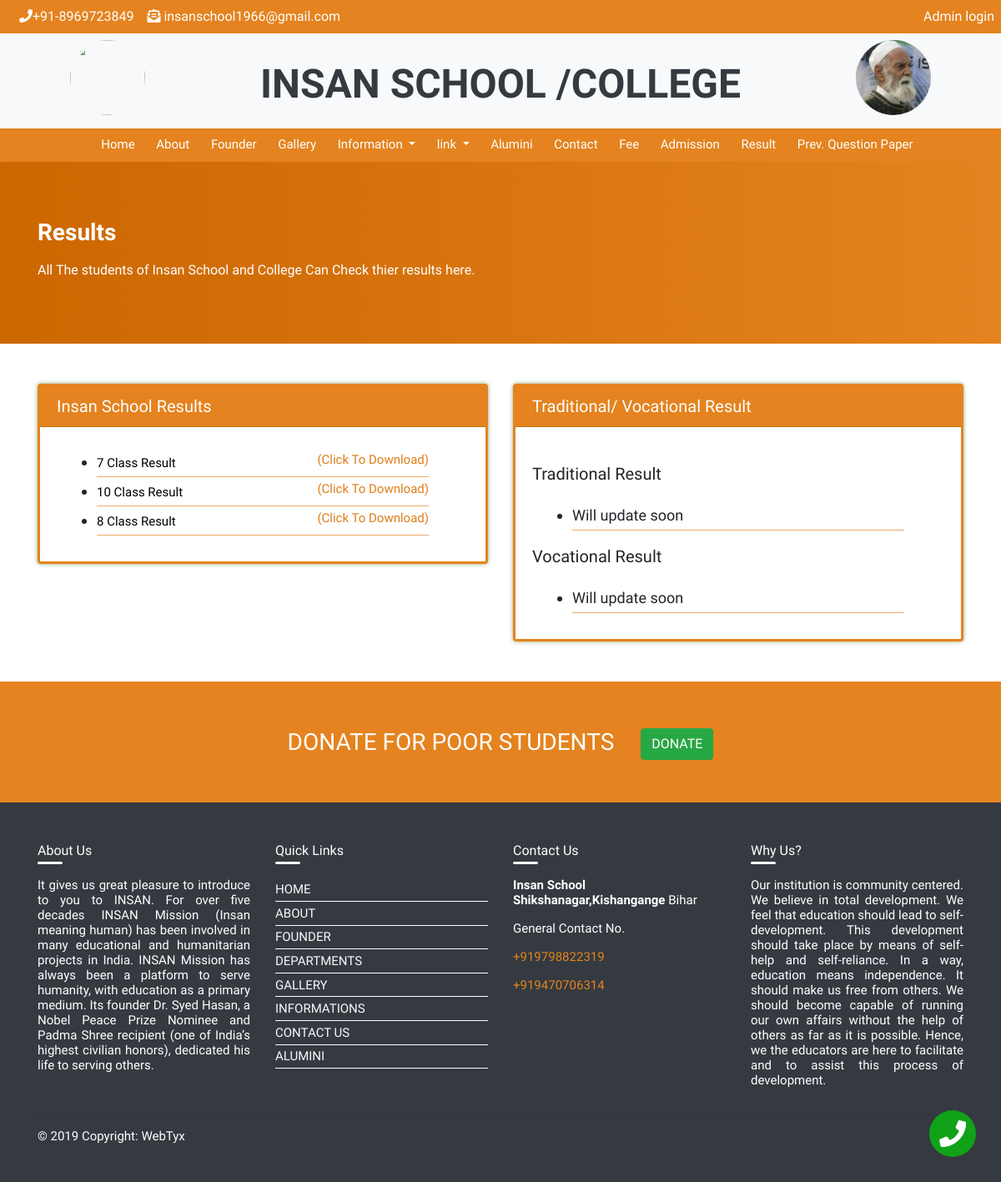
The app's page /result.php, older data.
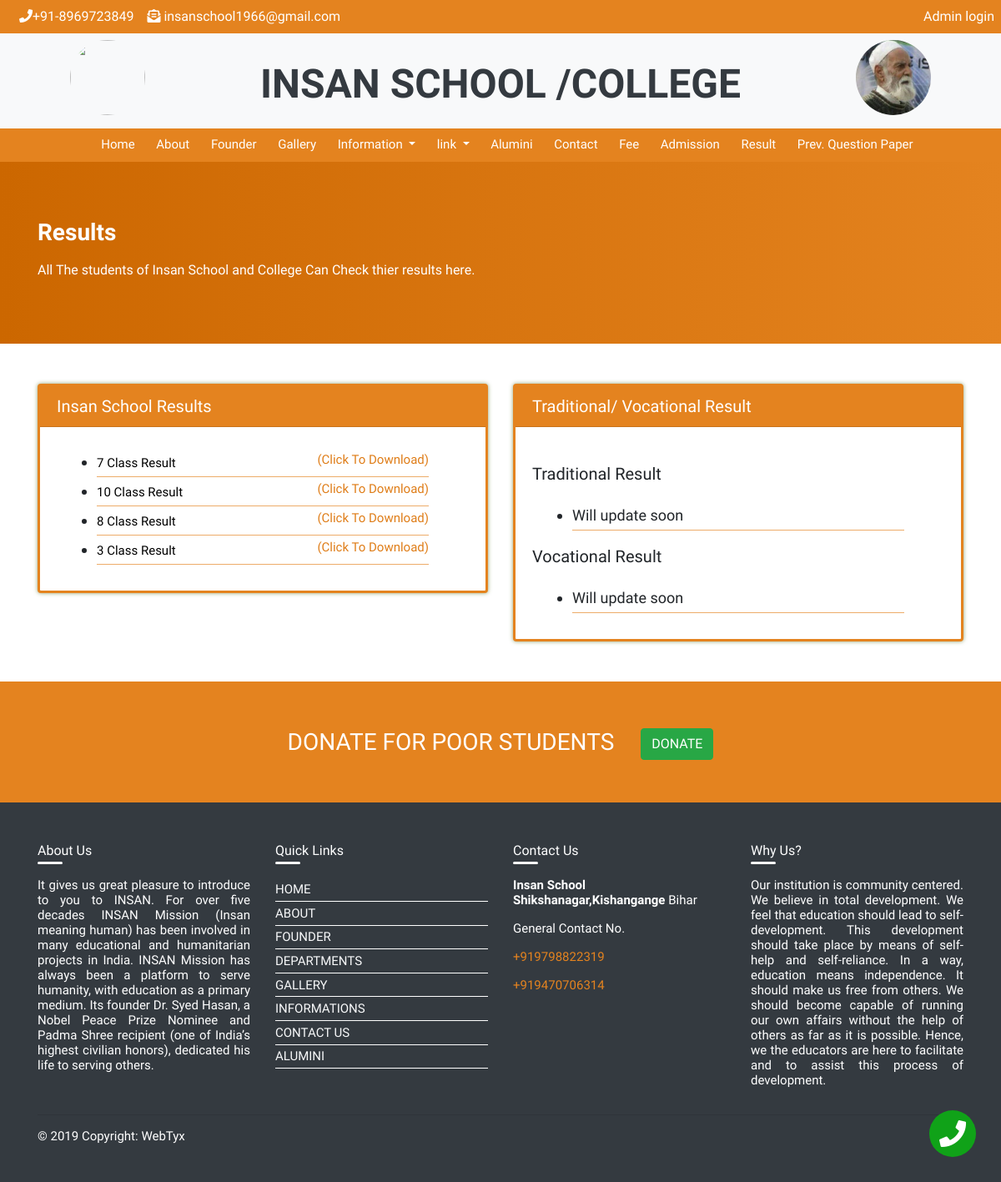
The same page, newer data.
### tables this page shows
CREATE TABLE `school_result` (
  `sl` int(50) NOT NULL,
  `class` int(50) NOT NULL,
  `result` varchar(255) NOT NULL,
  `year` date NOT NULL
);

### result.php (the view, shortened to what this page needs)
<!DOCTYPE html>
<html>
  <head>
    <link href="https://unpkg.com/aos@2.3.1/dist/aos.css" rel="stylesheet">
    <link rel="stylesheet" href="https://maxcdn.bootstrapcdn.com/bootstrap/4.3.1/css/bootstrap.min.css">
    <link rel="stylesheet" href="https://use.fontawesome.com/releases/v5.7.2/css/all.css">
    <link rel="stylesheet" type="text/css" href="inc/css/style.css">
  </head>
  <body> <?php include_once 'inc/header.php'; ?> <?php include_once 'inc/navbar.php'; ?> <section class="paddding-result">
      <div class="container">
        <div class="row">
          <div class="col-md">
            <h3 class="py-2 text-white font-weight-bold">Results</h3>
            <p class="text-white">All The students of Insan School and College Can Check thier results here.</p>
          </div>
        </div>
      </div>
    </section>
    <section class="py-5 result-content">
      <div class="container">
        <div class="row">
          <div class="col-md">
            <div class="card">
              <div class="card-header">
                <h5 class="mb-0">Insan School Results</h5>
              </div>
              <div class="card-body">
                <ul class="mx-5"> <?php
                         $con = mysqli_connect('localhost','root','','insan-school');
                         $query = "SELECT * FROM `school_result`";
                         $run = mysqli_query($con, $query);
                         while($data = mysqli_fetch_assoc($run))
                         {
                            ?> <li style="margin-top: 8px;">
                    <a href="result_file/<?php echo $data['result']; ?>" download style="text-decoration: none; font-size: 15px; color: black"> <?php echo $data['class']; ?> Class Result <span class="text-success float-right">(Click To Download)</span>
                    </a>
                  </li> <?php
                        }
                        ?> </ul>
              </div>
            </div>
          </div>
          <div class="col-md">
            <div class="card">
              <div class="card-header">
                <h5 class="mb-0">Traditional/ Vocational Result</h5>
              </div>
              <div class="card-body">
                <h5 class="my-4">Traditional Result</h5>
                <ul class="mx-5">
                  <li>
                    Will update soon
                  </li>
                </ul>
                <h5 class="my-4">Vocational Result</h5>
                <ul class="mx-5">
                  <li>
                     Will update soon
                  </li>
                </ul>
              </div>
            </div>
          </div>
        </div>
      </div>
    </section> <?php include_once 'inc/footer.php'; ?>
  </body>
</html>

### inc/header.php (shortened to what this page needs)
<section class="top bg-warning">
    <div class="container-fluid">
        <div class="row">
            <div class="col-md">
               <ul class="nav  py-lg-2 py-sm-2 py-md-2">
                <li class="nav-item d-none d-sm-none d-md-block">
                    <a class="p-2" href="tel:+918969723849" data-toggle="tooltip" title="Click to call">
                        <i class="fas fa-phone"></i>+91-8969723849</a>
                    </li>
                    <li class="nav-item">
                        <a class="p-2" href="mailto:insanschool1966@gmail.com"><i class="fas fa-envelope-open-text"></i> insanschool1966@gmail.com</a>
                    </li>
                    <li class="nav-item result-tab">
                        <a class="p-2" href="admin-panel/login.php">Admin login</a>
                 </li>
             </ul>
         </div>
     </div>
 </div>
</section>
<section class="top1 py-2 bg-light">
    <div class="container-fluid">
        <div class="row">
            <div class="col-md">
                <ul class="nav justify-content-around">
                    <li class="nav-item">
                        <a href="index.php"><img src="images/logo.png" alt="" class="img-fluid rounded-circle"></a>
                    </li>
                    <li class="nav-item">
                        <a href="index.php" class="text-decoration-none text-dark"><p class=" pt-4 display-3 font-weight-bold">INSAN SCHOOL /COLLEGE</p></a>
                    </li>
                    <li class="nav-item">
                     <a href="https://en.wikipedia.org/wiki/Syed_Hassan_(educationist)"> <img src="images/syed.jpg" alt="" class="img-fluid rounded-circle"></a>
                 </li>
             </ul>
         </div>
     </div>
 </div>
</section>

### inc/navbar.php (shortened to what this page needs)
<nav class="navbar navbar-expand-md bg-warning navbar-dark sticky-top">
  <div class="collapse navbar-collapse justify-content-around" id="collapsibleNavbar">
    <ul class="navbar-nav">
      <li class="nav-item ml-lg-3  active">
        <a class="nav-link  " href="index.php">Home </a>
      </li>
      <li class="nav-item ml-lg-3">
        <a class="nav-link " href="about.php">About</a>
      </li>
      <li class="nav-item ml-lg-3">
        <a class="nav-link " href="founder.php">Founder</a>
      </li>
      <li class="nav-item ml-lg-3">
        <a class="nav-link " href="gallery.php">Gallery</a>
      </li>
      <li class="nav-item dropdown ml-lg-3">
        <a class="nav-link dropdown-toggle" href="#" id="navbardrop" data-toggle="dropdown">
          Information
        </a>
      </li>
      <li class="nav-item dropdown ml-lg-3">
        <a class="nav-link dropdown-toggle" href="#" id="navbardrop" data-toggle="dropdown">
          link
        </a>
      </li>
      <li class="nav-item ml-lg-3">
        <a class="nav-link " href="alumini.php">Alumini</a>
      </li>
      <li class="nav-item ml-lg-3">
        <a class="nav-link " href="contact.php">Contact</a>
      </li>
      <li class="nav-item ml-lg-3">
        <a class="nav-link " href="payment.php">Fee</a>
      </li>
      <li class="nav-item ml-lg-3">
        <a class="nav-link " href="admission.php">Admission</a>
      </li>
      <li class="nav-item ml-lg-3">
        <a class="nav-link " href="result.php">Result</a>
      </li>
      <li class="nav-item ml-lg-3">
        <a class="nav-link " href="prev_question.php">Prev. Question Paper</a>
      </li>
    </ul>
  </div>
</nav>

### inc/footer.php (shortened to what this page needs)
<body>
    <section class="index-con py-5">
        <div class="container">
            <div class="row">
                <div class="col-md" >
                   <ul class="nav justify-content-center">
                      <li class="nav-item">
                       <h3 class="text-white mt-2 pr-lg-4 text-center">DONATE FOR POOR STUDENTS</h3>
                      </li>
                      <li class="nav-item">
                        <a href="donation.php" class="btn btn-success mt-2 ml-2" id="rzp-button1">DONATE</a>
                      </li>
                    </ul>
                </div>
               </div>
            </div>
    </section>
    <footer class="bg-dark pt-5">
        <div class="container">
            <div class="row">
                <div class="col-md">
                    <h4>About Us</h4>
                    <p class="mb-xs-3" style="text-align: justify;">It gives us great pleasure to introduce to you to INSAN. For over five decades INSAN Mission (Insan meaning human) has been involved in many educational and humanitarian projects in India. INSAN Mission has always been a platform to serve humanity, with education as a primary medium. Its founder Dr. Syed Hasan, a Nobel Peace Prize Nominee and Padma Shree recipient (one of India’s highest civilian honors), dedicated his life to serving others. </p>
                </div>
                <div class="col-md">
                    <h4>Quick Links</h4>
                    <ul class="nav flex-column">
                        <li class="nav-item">
                            <a class="nav-link text-light active" href="index.php">HOME</a>
                        </li>
                        <li class="nav-item">
                            <a class="nav-link text-light" href="about.php">ABOUT</a>
                        </li>
                        <li class="nav-item">
                            <a class="nav-link text-light" href="founder.php">FOUNDER</a>
                        </li>
                        <li class="nav-item">
                            <a class="nav-link text-light" href="department.php">DEPARTMENTS </a>
                        </li>
                        <li class="nav-item ">
                            <a class="nav-link text-light" href="gallery.php">GALLERY</a>
                        </li>
                        <li class="nav-item ">
                            <a class="nav-link text-light" href="information.php">INFORMATIONS</a>
                        </li>
                        <li class="nav-item ">
                            <a class="nav-link text-light" href="contact.php">CONTACT US</a>
                        </li>
                        <li class="nav-item ">
                            <a class="nav-link text-light" href="alumini.php">ALUMINI</a>
                        </li>
                    </ul>
                </div>
                <div class="col-md">
                    <h4>Contact Us</h4>
                    <p><b>Insan School Shikshanagar,Kishangange <span> </b>Bihar</p></span>
                    <p>General Contact No.</p>
                    <p><a href="tel:9798822319" class="text-warning" data-toggle="tooltip" title="Click to call"> +919798822319</a></p>
                    <p><a href="tel:9470706314" class="text-warning" data-toggle="tooltip" title="Click to call"> +919470706314</a></p>
                </div>
                <div class="col-md">
                    <h4>Why Us?</h4>
                    <p style="text-align: justify;">Our institution is community centered. We believe in total development. We feel that education should lead to self-development. This development should take place by means of self-help and self-reliance. In a way, education means independence. It should make us free from others. We should become capable of running our own affairs without the help of others as far as it is possible. Hence, we the educators are here to facilitate and to assist this process of development.
                    </p>
                </div>
            </div>
            <div class="footer-bottom">
                <hr>
                <p class=""><a href="http://webtyx.com/" class="text-white text-decoration-none">© 2019 Copyright: WebTyx</a></p>
            </div>
        </div>
    </footer>
    <div class="phone-icon">
    <a href="tel:+918969723849" data-toggle="tooltip" title="Click to call"><i class="fas fa-phone fa-2x"></i></a>
    </div>
</body>

### inc/css/style.css (style rules this page uses)
*,html,body { margin: 0px; padding: 0px; box-sizing: border-box; }
h1,h2,h3,h4,h5,h6,li { font-family: 'Ubuntu', sans-serif; }
p { font-family: 'Raleway', sans-serif; }
::placeholder { font-family: 'Raleway', sans-serif; }
.result-content .card { border: 3px solid #e4831f; box-shadow: 0px 0px 5px 0px rgba(112,131,62,0.75); -webkit-box-shadow: 0px 0px 5px 0px rgba(112,131,62,0.75); -moz-box-shadow: 0px 0px 5px 0px rgba(112,131,62,0.75); }
.result-content .card li { font-size: 18px; position: relative; margin-top: 10px; }
.result-content .card-header { padding: .75rem 1.25rem; margin-bottom: 0; background-color: rgb(228 131 31); border-bottom: 1px solid rgba(0,0,0,.125); border-radius: 0rem; color: white; }
.paddding-result { background-image: linear-gradient(to right, #cc6700 , #e4831f); padding: 60px 10px; }
.card li a { color: #e4831f; text-decoration: none; background-color: transparent; }
.result-content .card li:after { content: ""; background: #edac69; width: 100%; height: 1px; position: absolute; bottom: -5px; left: 0px; }
.display-3 { font-size: 3rem; font-weight: 300; line-height: 1.2; }
.text-success { color: #df7d18!important; }
.top1 img { height: 90px; width: 90px; }
.bg-warning { background-color: #e4831f!important; }
.top ul li a { text-decoration: none; color: white; }
.navbar .navbar-nav .nav-link { font-size: 20px; color: white; }
.text-warning { color: #e4831f!important; }

### inc/header.php (style rules this page uses)
.display-3 { font-size: 3rem; font-weight: 300; line-height: 1.2; }
.top1 img { height: 90px; width: 90px; }
.result-tab { position: absolute; top: 8px; right: 0px; }
.nav .nav-item a { font-family: 'Ubuntu', sans-serif; }

### inc/navbar.php (style rules this page uses)
.navbar { position: relative; display: -ms-flexbox; display: flex; -ms-flex-wrap: wrap; flex-wrap: wrap; -ms-flex-align: center; align-items: center; -ms-flex-pack: justify; justify-content: space-between; padding: 0rem 1rem; z-index: 99; }
.navbar .navbar-nav .nav-item { background-color: none; border-radius: 0; border-bottom: 2px solid #e4831f; }
.btn-dark ,.btn-success,.navbar-text { font-family: 'Raleway', sans-serif; }
.navbar .navbar-nav .nav-link { font-family: 'Raleway', sans-serif; }
@media (min-width: 1015px) and (max-width: 1280px) { .navbar .navbar-nav .nav-link { font-size: 15px; } }
@media (min-width: 768px) { .navbar-expand-md .navbar-nav .nav-link { padding-right: .3rem; padding-left: .3rem; } }

### inc/footer.php (style rules this page uses)
.bg-dark { background-color: #343a40!important; line-height: 1.2; font-size: 15px; }
.index-con { background: #e4831f!important; }
.phone-icon .fa-2x { position: fixed; bottom: 30px; right: 30px; z-index: 100; background-color: #10a218!important; color: white; padding: 12px; border-radius: 50%; }
footer { position: relative; padding: 30px 0px; color: white; }
footer h4 { margin-bottom: 1rem; font-size: 16px; font-weight: 500; }
footer h4:after { content: ''; display: block; width: 30px; height: 3px; background: white; border-radius: 3px; margin: 4px 0 0; }
footer a.nav-link { color: #ded1d185; border-bottom: 1px solid #ff8201; border-bottom: 1px solid white; padding: 0.3rem 0rem; }

Row changes from the older to the newer data that the page shows:
added school_result: class "3"
